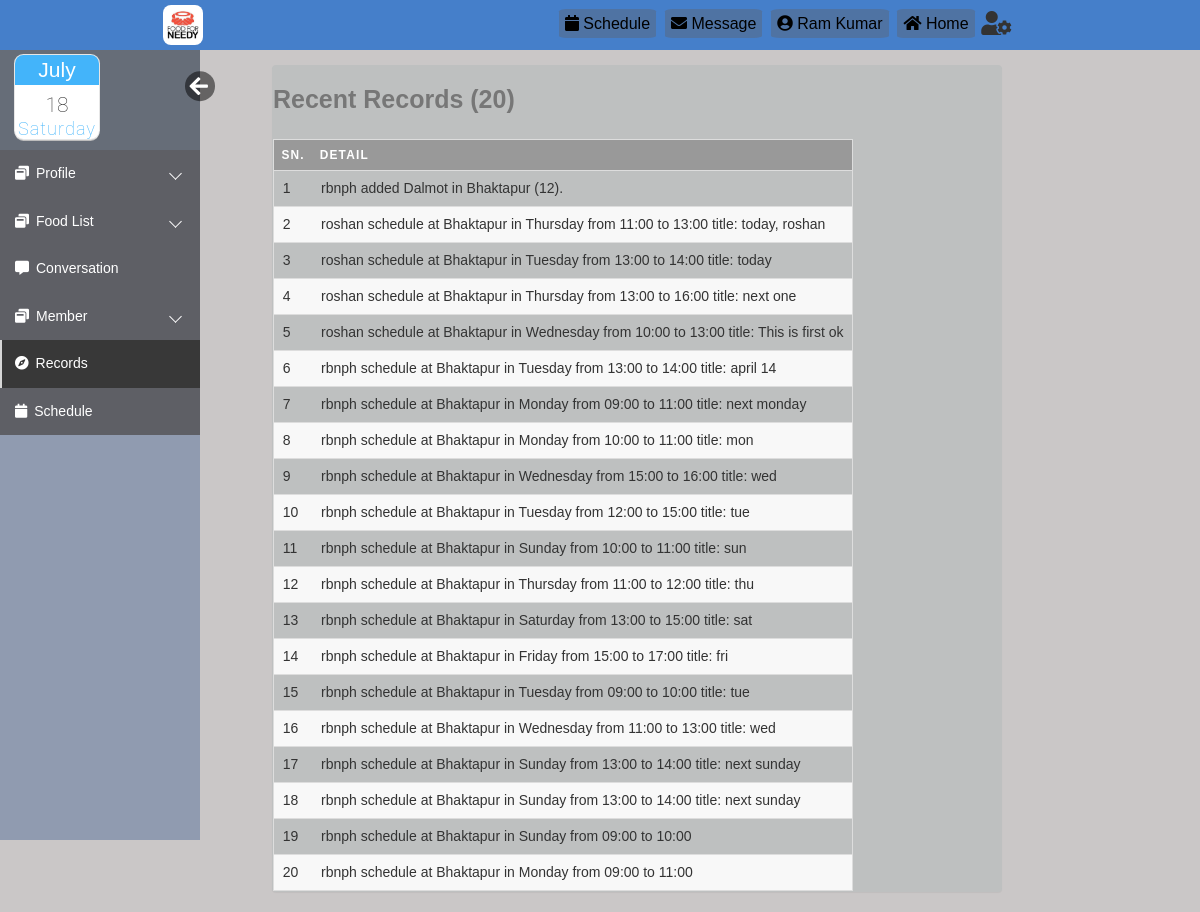
/html/records.php (signed in), run on an earlier commit of the app's database.
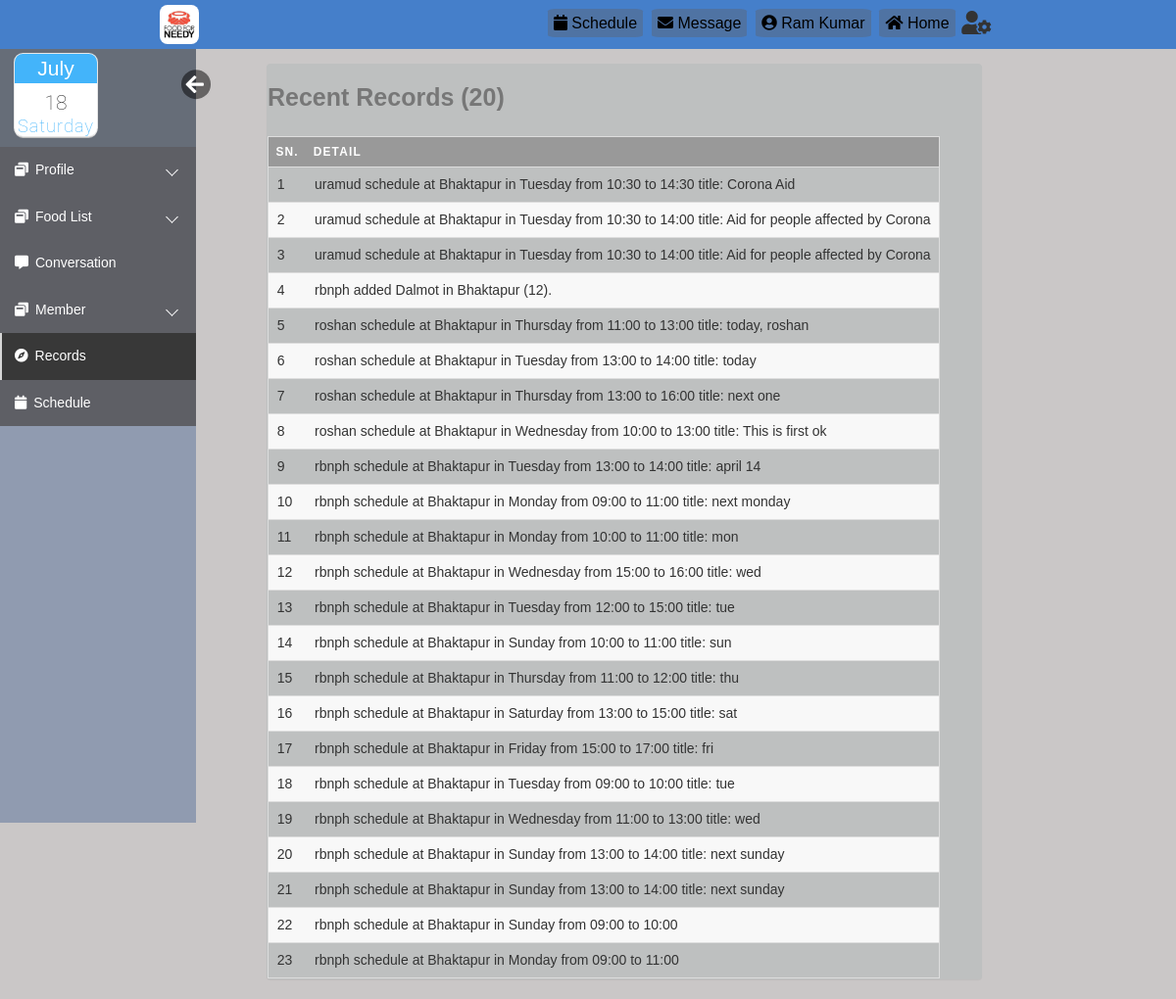
And on a later commit of the database.
### tables this page shows
CREATE TABLE `records` (
  `record_id` int(10) UNSIGNED NOT NULL,
  `description` varchar(100) DEFAULT NULL,
  `reg_id` int(10) UNSIGNED DEFAULT NULL,
  `date` datetime NOT NULL DEFAULT CURRENT_TIMESTAMP
);

### html/records.php (the view, shortened to what this page needs)
<!DOCTYPE html>
<html lang="en">
<head>
    <link rel="stylesheet" href="https://maxcdn.bootstrapcdn.com/bootstrap/3.3.6/css/bootstrap.min.css">
    <link rel="stylesheet" href="https://maxcdn.bootstrapcdn.com/font-awesome/4.6.3/css/font-awesome.min.css">
    <link rel="stylesheet" href="css/loginindex.css">
    <link rel="stylesheet" href="css/editprofile.css">
    <link rel="stylesheet" href="css/index.css">
    <link rel="stylesheet" href="https://use.fontawesome.com/releases/v5.3.1/css/all.css">
    <link rel="stylesheet" href="css/datetime.css">
</head>
<body>
    <div class="body_wrapper">
        <div class="container">
            <div class="col-md-8 col-sm-9 contains">
                <div class="panel profile-panel">
    <?php
    $count=1;
    require_once("DBConnect.php");
        $sql = "SELECT * from records ";
	$result = $conn-> query($sql);
	if($result-> num_rows >0){
        if($result-> num_rows>20){
            $del1=$result-> num_rows-20;
            $del_count=0;
            while($del_count<$del1){
                $row = $result-> fetch_assoc();
                $record_ids=$row["record_id"];
               $sql0= "DELETE FROM `records` WHERE `record_id`='$record_ids'";
               require_once("DBConnect.php");
               mysqli_query($conn, $sql0);
               $del_count++;
            }}
            $sql = "SELECT * from records ORDER BY `date` DESC ";
            $result = $conn-> query($sql);
        ?>
        <table>
        <caption><b style="font-size:25px">Recent Records (20)</b></caption>
        <thead>
            <th scope="col"><span>Sn.</span></th>
            <th scope="col"><span>Detail</span></th>
        </thead>
        <tbody>
    <?php
        while($row = $result-> fetch_assoc()){?>
    <tr>
    <td scope="row"><?=$count?></td>
    <td><?=$row["description"]?></td>
    </tr>
         <?php   $count++;
				}}
        echo "</tbody></table>";
        ?>
                </div>
            </div>
        </div>
    </div>
</body>
</html>

### html/css/loginindex.css (style rules this page uses)
* { margin: 0; padding: 0; font-family: sans-serif; list-style: none; text-decoration: none; }
.me #hide, .me #show { position: absolute; transform: scale(1.5); right: -60px; bottom: 40px; width: 20px; padding-top: 2px; padding-left: 3px; color: #FFF; border-radius: 0%; border-style: initial; border-radius: 50%; background: rgba(0, 0, 0, 0.5); }
#mySidebar { transition: 0.4s; }

### html/css/editprofile.css (style rules this page uses)
.sidemenu { float: left; }
.me { position: relative; width: calc(100% - 50px); height: 85px; padding: 15px 25px; margin-bottom: 15px; }
.profile-panel { margin-top: 2%; background-color: rgb(190, 192, 192); }
.navbars { display: flex; flex-direction: row; flex-wrap: wrap-reverse; font-size: 1.1rem; justify-content: space-around; background: #457fca; padding-top: 10px; padding-bottom: 5px; height: 50px; }
.navbars1 { display: flex; flex-direction: row-reverse; flex-wrap: wrap-reverse; font-size: 1.1rem; }
.navbars a { text-decoration: none; color: black; border-radius: 8%; font-size: 1.6rem; font-family: 'Franklin Gothic Medium', 'Arial Narrow', Arial, sans-serif; padding: 6px; }
.navbars .nav1 a, .navbars .nav2 a, .navbars .nav4 a { background-color: rgba(107, 81, 57, 0.271); }
.navbars>div { margin-left: -20px; margin-right: 1%; margin-top: 6px; text-align: center; font-size: 0.8rem; z-index: 999; }
.navbars .nav3, .navbars .nav0 { margin-top: -3px; cursor: pointer; position: relative; z-index: 3; }

### html/css/index.css (style rules this page uses)
*, *::after, *::before { padding: 0px; margin: 0px; box-sizing: border-box; }
body { font-family: "Quicksand", "SolaimanLipi", sans-serif; font-size: 14px; }
.body_wrapper { width: 100%; height: 100%; background: #cac7c7; overflow: hidden; }
.sidemenu { float: left; width: 200px; height: calc(100vh - 10px); background: #909bb0; scrollbar-width: none; }
.sidemenu>ul { background: #666d78; }
.sidemenu>ul>li>a { display: block; position: relative; color: #fff; text-decoration: none; padding: 15px; background: rgba(87, 83, 83, 0.5); }
.sidemenu>ul>li>a>span { margin-right: 7px; }
.sidemenu>ul>li.active>a { background: #383838; color: #ffffff; }
.sidemenu>ul>li.active>a::before { display: block; position: absolute; content: ""; height: 100%; left: 0; top: 0; width: 2px; background-color: #d6d6d6; }
.sidemenu>ul>.dropdown>a { position: relative; display: block; }
.sidemenu>ul>.dropdown>a::after { content: ""; position: absolute; top: 40%; right: 10%; display: block; height: 9px; width: 9px; border-left: 1px solid #fff; border-bottom: 1px solid #fff; transition: 0.5s; transform: rotate(-45deg); }

### html/css/datetime.css (style rules this page uses)
.holders { margin: -10px 0 0 -10px; width: 70%; max-width: 500px; min-width: 490px; padding-bottom: 30px; }
.cells { display: inline-block; -webkit-user-select: none; }
#four { border-radius: 0.6em; }
.icons { font-size: 1em; display: block; position: relative; width: 6em; height:6em; background-color: #fff; box-shadow: 0 0 0 1px #e6e6e6, 0 2px 0 #bdbdbd; overflow: hidden; font-family: Roboto, sans-serif; transition: all 0.1s linear; margin: 0px auto; }
.icons * { position: absolute; width: 100%; font-size: 1.5em; font-weight: 100; font-style: normal; text-align: center; transition: all 0.2s linear; }
.icons strong { top: 0; color: #fff; background-color: #43B4FA; }
.icons h5 { bottom: 0em; color: #43B4FA; font-size: 1.3em; letter-spacing: 1px; }
.icons h6 { top: 45%; color: #2f2f2f; }

### html/records.php (style rules this page uses)
body { font-family: "Open Sans", sans-serif; line-height: 1.25; }
.panel table { border: 1px solid #ccc; border-collapse: collapse; table-layout: fixed; }
.panel table caption { font-size: 1.5em; margin: .5em 0 .75em; }
.panel table tr { border: 1px solid #ddd; padding: .35em; }
.panel table tr:nth-child(even) { background: #f8f8f8; }
.panel table th, .panel table td { padding: .625em; text-align: left; }
.panel table th { background: #999; color: #fff; font-size: .85em; letter-spacing: .1em; text-transform: uppercase; }
.panel table td { white-space: nowrap; overflow: hidden; text-overflow: ellipsis; }
@media only screen and (max-width: 1300px) { .panel td,.panel th { font-size: 14px; } }
.contains { margin-left:5%; }
.icons h6 { top: 35%; }
.icons h5 { bottom: -10px; }
.icons strong { padding: 0.1em 0; }

What changed in the data, as far as the page shows it:
added records: description "uramud schedule at Bhaktapur in Tuesday from 10:30 to 14:30 title: Corona Aid"
added records: description "uramud schedule at Bhaktapur in Tuesday from 10:30 to 14:00 title: Aid for people affected by Corona"
added records: description "uramud schedule at Bhaktapur in Tuesday from 10:30 to 14:00 title: Aid for people affected by Corona"
